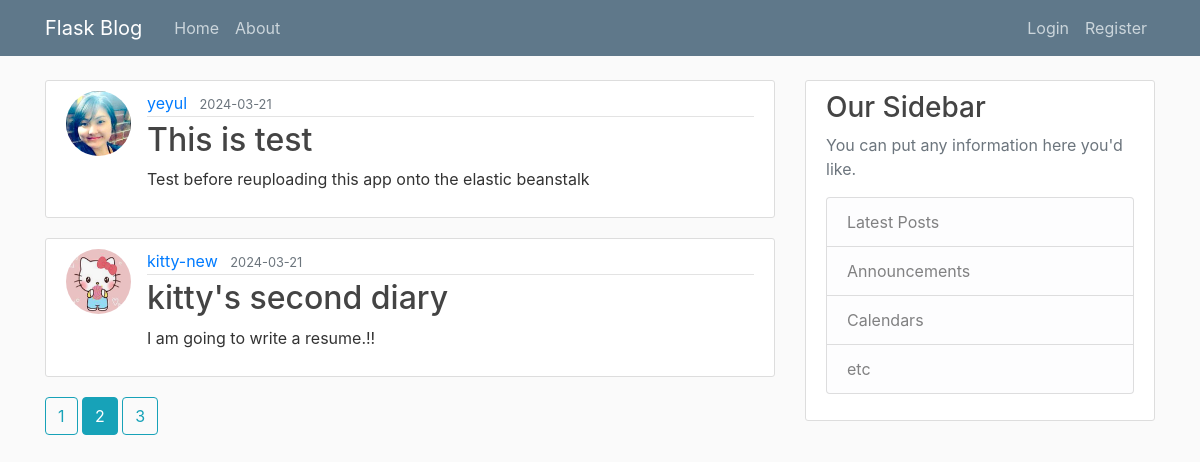
The page /home?page=2 on the database its author committed.
### flaskblog/models.py (models this page shows, shortened)
class Post(db.Model):
    __tablename__ = "post"
    id = db.Column(db.Integer, primary_key=True)
    title = db.Column(db.String(100), nullable=False)
    date_posted = db.Column(db.DateTime, nullable=False, default=datetime.utcnow)
    content = db.Column(db.Text, nullable=False)
    user_id = db.Column(db.Integer, db.ForeignKey('user.id'), nullable=False)

class User(db.Model, UserMixin):
    __tablename__ = "user"
    id = db.Column(db.Integer, primary_key=True)
    username = db.Column(db.String(20), unique=True, nullable=False)
    email = db.Column(db.String(120), unique=True, nullable=False)
    image_file = db.Column(db.String(20), nullable=False, default='default.png')
    password = db.Column(db.String(60), nullable=False)
    posts = db.relationship('Post', backref='author', lazy=True)

### flaskblog/main/routes.py (the view)
@main.route("/")
@main.route("/home")
def home():
    page = request.args.get('page',1, type= int)
    posts=Post.query.order_by(Post.date_posted.desc()).paginate(page=page,per_page=2)
    return render_template('home.html', posts=posts)

### flaskblog/templates/home.html
{% extends "layout.html" %}
{% block content %}
    {% for post in posts.items %}
        <article class="media content-section">
            <img class="rounded-circle article-img" src="{{url_for('static',filename='profile_pics/'+post.author.image_file)}}">
          <div class="media-body">
            <div class="article-metadata">
              <a class="mr-2" href="{{url_for('users.user_posts', username= post.author.username)}}">{{ post.author.username }}</a>
              <small class="text-muted">{{ post.date_posted.strftime('%Y-%m-%d') }}</small>
            </div>
            <h2><a class="article-title" href="{{url_for('posts.post',post_id=post.id)}}">{{ post.title }}</a></h2>
            <p class="article-content">{{ post.content }}</p>
          </div>
        </article>
    {% endfor %}
    {% for page_num in posts.iter_pages(left_edge=1, right_edge=1, left_current =1, right_current=1) %}
        {% if page_num %}
            {% if posts.page == page_num%}
                 <a class = "btn btn-info mb-4" href="{{url_for('main.home',page = page_num)}}">{{ page_num }}</a>
            {%else%}
                  <a class = "btn btn-outline-info mb-4" href="{{url_for('main.home',page = page_num)}}">{{ page_num }}</a>
            {% endif%}
        {% else %}
            ...
        {% endif %}
    {% endfor %}
{% endblock content %}

### flaskblog/templates/layout.html (shortened to what this page needs)
<!DOCTYPE html>
<html>
<head>
    <link rel="stylesheet" href="https://maxcdn.bootstrapcdn.com/bootstrap/4.0.0/css/bootstrap.min.css">
    <link rel="stylesheet" type="text/css" href="{{ url_for('static', filename='main.css') }}">
</head>
<body>
    <header class="site-header">
      <nav class="navbar navbar-expand-md navbar-dark bg-steel fixed-top">
        <div class="container">
          <a class="navbar-brand mr-4" href="/">Flask Blog</a>
          <div class="collapse navbar-collapse" id="navbarToggle">
            <div class="navbar-nav mr-auto">
              <a class="nav-item nav-link" href="{{ url_for('main.home') }}">Home</a>
              <a class="nav-item nav-link" href="{{ url_for('main.about') }}">About</a>
            </div>
            <div class="navbar-nav">
                {%if current_user.is_authenticated:%}
                    <a class="nav-item nav-link" href="{{ url_for('posts.new_post') }}">New Post</a>
                    <a class="nav-item nav-link" href="{{ url_for('users.account') }}">Account</a>
                    <a class="nav-item nav-link" href="{{ url_for('users.logout') }}">Logout</a>
                {%else:%}
                  <a class="nav-item nav-link" href="{{ url_for('users.login') }}">Login</a>
                  <a class="nav-item nav-link" href="{{ url_for('users.register') }}">Register</a>
                {%endif%}
            </div>
          </div>
        </div>
      </nav>
    </header>
    <main role="main" class="container">
      <div class="row">
        <div class="col-md-8">
          {% block content %}{% endblock %}
        </div>
        <div class="col-md-4">
          <div class="content-section">
            <h3>Our Sidebar</h3>
            <p class='text-muted'>You can put any information here you'd like.
              <ul class="list-group">
                <li class="list-group-item list-group-item-light">Latest Posts</li>
                <li class="list-group-item list-group-item-light">Announcements</li>
                <li class="list-group-item list-group-item-light">Calendars</li>
                <li class="list-group-item list-group-item-light">etc</li>
              </ul>
            </p>
          </div>
        </div>
      </div>
    </main>
</body>
</html>

### flaskblog/static/main.css (style rules this page uses)
body { background: #fafafa; color: #333333; margin-top: 5rem; }
h1, h2, h3, h4, h5, h6 { color: #444444; }
.bg-steel { background-color: #5f788a; }
.site-header .navbar-nav .nav-link { color: #cbd5db; }
.content-section { background: #ffffff; padding: 10px 20px; border: 1px solid #dddddd; border-radius: 3px; margin-bottom: 20px; }
.article-title { color: #444444; }
.article-content { white-space: pre-line; }
.article-img { height: 65px; width: 65px; margin-right: 16px; }
.article-metadata { padding-bottom: 1px; margin-bottom: 4px; border-bottom: 1px solid #e3e3e3 }

### rows shown on the page
Post: image_file (picture), author.username "yeyul", date_posted "2024-03-21", title "This is test", content "Test before reuploading this app onto the elastic beanstalk"
Post: image_file (picture), author.username "kitty-new", date_posted "2024-03-21", title "kitty's second diary", content "I am going to write a resume.!!"

### other values the page prints
{{ page_num }} "1" "3"
{{ page_num }} "2"
